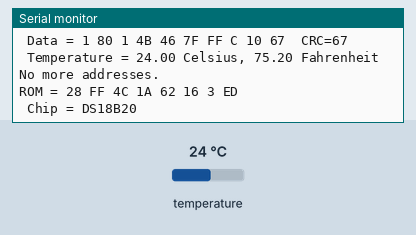
Simulated run of this sketch. Board: Arduino Uno, built with avr-gcc and run on an emulated ATmega328P. Shown: the last lines printed to the serial monitor. The test bench sets the inputs (shaded band); at power-on: temperature 24 °C.

Above: at 3.1 s.
3.2 s: temperature set to 12 °C
At 3.91 s:
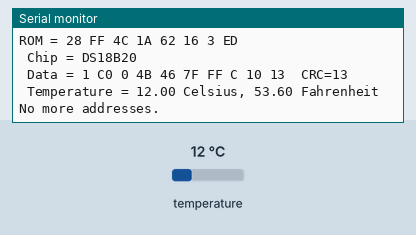
6.4 s: temperature set to 28 °C
At 7.87 s:
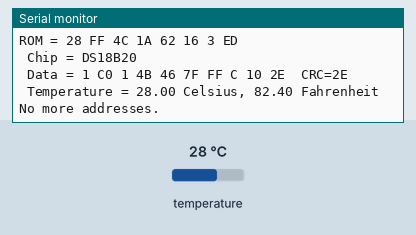
10.4 s: temperature set to 33 °C
At 11.82 s:
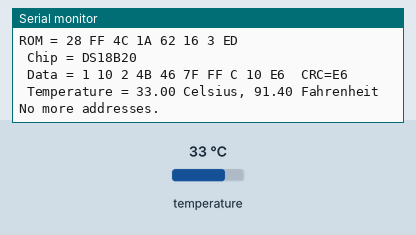
14.3 s: temperature set to 7 °C
At 15.78 s:
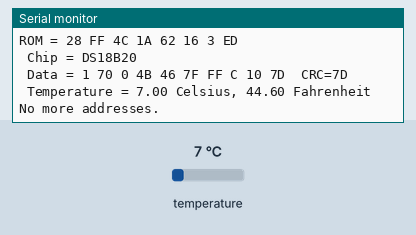
18.3 s: temperature set to 10 °C
At 19.73 s:
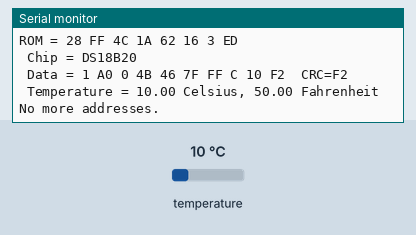
22.2 s: temperature set to 8 °C
At 23.69 s:
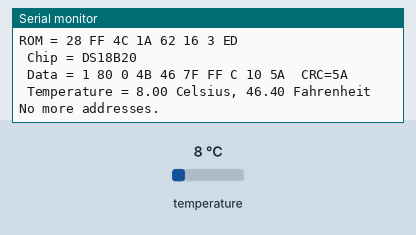
Timing chart, 0 to 25.2 s (numbered marks = the images above; inputs shaded):
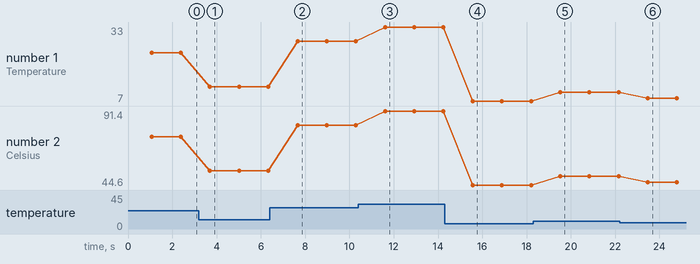

Measured:
- after the input at 3.2 s, the serial monitor: prints a new line after 0.45 s (image 1)
- after the input at 6.4 s, the serial monitor: prints a new line after 1.2 s (image 2)
- after the input at 10.4 s, the serial monitor: prints a new line after 1.2 s (image 3)
- after the input at 14.3 s, the serial monitor: prints a new line after 1.2 s (image 4)
- after the input at 18.3 s, the serial monitor: prints a new line after 1.2 s (image 5)
- after the input at 22.2 s, the serial monitor: prints a new line after 1.2 s (image 6)
- plotted number 1: 24 → 12 after the input at 3.2 s, 28 → 33 after the input at 10.4 s, 10 → 8 after the input at 22.2 s
- plotted number 2: 75.2 → 53.6 after the input at 3.2 s, 53.6 → 82.4 after the input at 6.4 s, 82.4 → 91.4 after the input at 10.4 s, 91.4 → 44.6 after the input at 14.3 s, 44.6 → 50 after the input at 18.3 s

The sketch:

_1_wire.ino
```cpp
#include <OneWire.h>

// OneWire DS18S20, DS18B20, DS1822 Temperature Example
//
// http://www.pjrc.com/teensy/td_libs_OneWire.html
//
// The DallasTemperature library can do all this work for you!
// http://milesburton.com/Dallas_Temperature_Control_Library

OneWire  ds(3);  // on signal pin (a single 4.7K resistor is necessary)

void setup(void) {
  Serial.begin(9600);
}

void loop(void) {
  byte i;
  byte present = 0;
  byte type_s;
  byte data[12];
  byte addr[8];
  float celsius, fahrenheit;

  if ( !ds.search(addr)) {
    Serial.println("No more addresses.");
    Serial.println();
    ds.reset_search();
    delay(250);
    return;
  }

  Serial.print("ROM =");
  for( i = 0; i < 8; i++) {
    Serial.write(' ');
    Serial.print(addr[i], HEX);
  }

  if (OneWire::crc8(addr, 7) != addr[7]) {
      Serial.println("CRC is not valid!");
      return;
  }
  Serial.println();

  // the first ROM byte indicates which chip
  switch (addr[0]) {
    case 0x10:
      Serial.println(" Chip = DS18S20");  // or old DS1820
      type_s = 1;
      break;
    case 0x28:
      Serial.println(" Chip = DS18B20");
      type_s = 0;
      break;
    case 0x22:
      Serial.println(" Chip = DS1822");
      type_s = 0;
      break;
    default:
      Serial.println("Device is not a DS18x20 family device.");
      return;
  }

  ds.reset();
  ds.select(addr);
  ds.write(0x44, 1);        // start conversion, with parasite power on at the end

  delay(1000);     // maybe 750ms is enough, maybe not
  // we might do a ds.depower() here, but the reset will take care of it.

  present = ds.reset();
  ds.select(addr);
  ds.write(0xBE);         // Read Scratchpad

  Serial.print(" Data = ");
  Serial.print(present, HEX);
  Serial.print(" ");
  for ( i = 0; i < 9; i++) {           // we need 9 bytes
    data[i] = ds.read();
    Serial.print(data[i], HEX);
    Serial.print(" ");
  }
  Serial.print(" CRC=");
  Serial.print(OneWire::crc8(data, 8), HEX);
  Serial.println();

  // Convert the data to actual temperature
  // because the result is a 16 bit signed integer, it should
  // be stored to an "int16_t" type, which is always 16 bits
  // even when compiled on a 32 bit processor.
  int16_t raw = (data[1] << 8) | data[0];
  if (type_s) {
    raw = raw << 3; // 9 bit resolution default
    if (data[7] == 0x10) {
      // "count remain" gives full 12 bit resolution
      raw = (raw & 0xFFF0) + 12 - data[6];
    }
  } else {
    byte cfg = (data[4] & 0x60);
    // at lower res, the low bits are undefined, so let's zero them
    if (cfg == 0x00) raw = raw & ~7;  // 9 bit resolution, 93.75 ms
    else if (cfg == 0x20) raw = raw & ~3; // 10 bit res, 187.5 ms
    else if (cfg == 0x40) raw = raw & ~1; // 11 bit res, 375 ms
    //// default is 12 bit resolution, 750 ms conversion time
  }
  celsius = (float)raw / 16.0;
  fahrenheit = celsius * 1.8 + 32.0;
  Serial.print(" Temperature = ");
  Serial.print(celsius);
  Serial.print(" Celsius, ");
  Serial.print(fahrenheit);
  Serial.println(" Fahrenheit");
}
```
